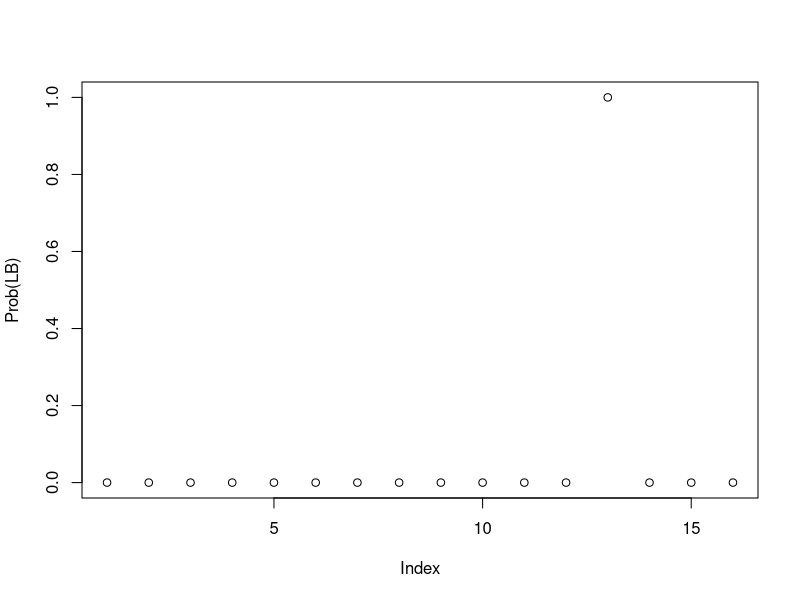
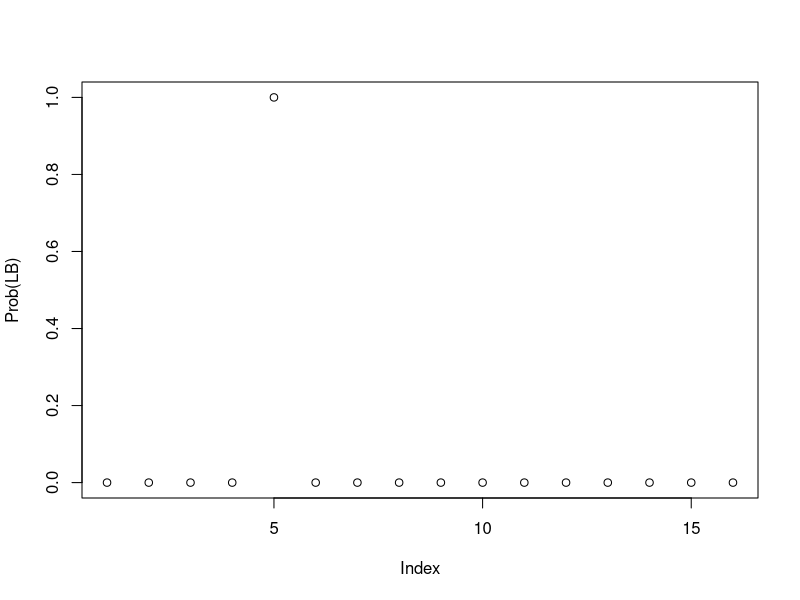
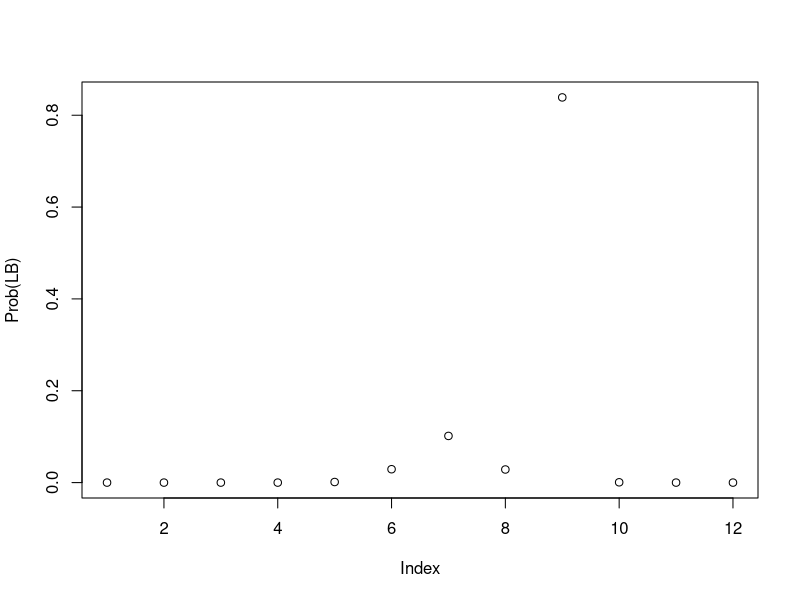
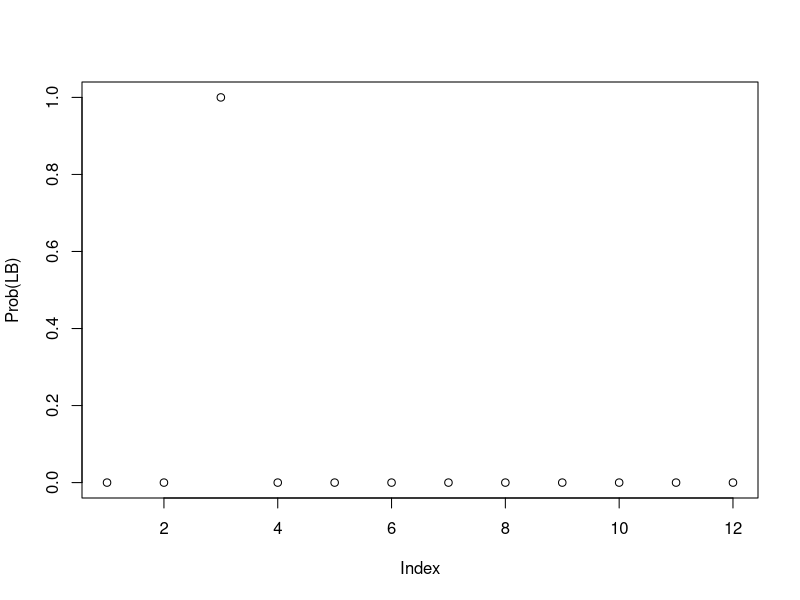
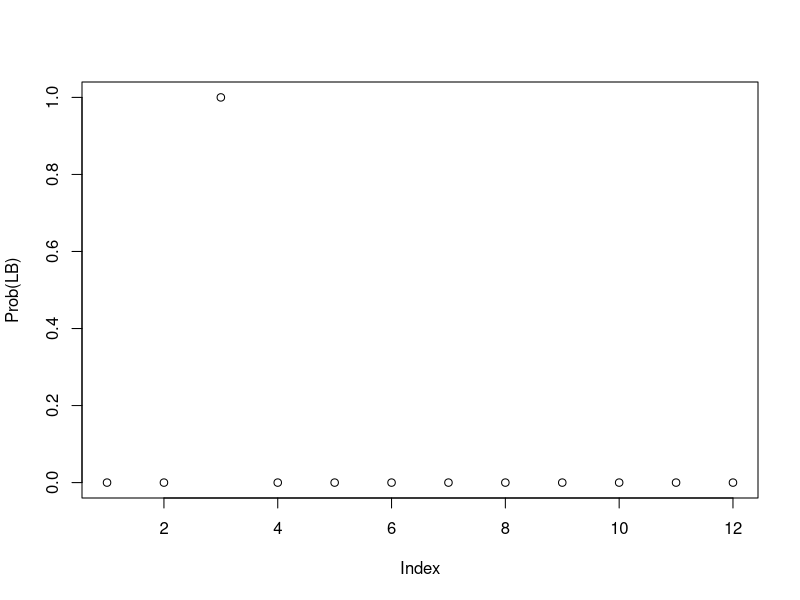

These figures' R source, in order:
# Posterior dist P(K|Y)

# Function
Prob <- function(LB){
   Prob = LB - mean(LB)
   Prob = exp(Prob)
   Prob = Prob / sum(Prob)
   return(Prob)
}

#Blog : 
#* sans covariable :  res$criterion_best
LB = c(-5062.166, -4668.137, -4430.175, -4174.351, -4046.210, -3934.743, -3777.563, -3708.774, -3661.853, -3625.978, -3603.810, -3599.215, -3583.430, -3596.835, -3618.848, -3621.867)
Prob(LB); plot(Prob(LB))
# * avec 1 covariable (même parti politique ou pas) :  
LB = c(-3920.037, -3797.661, -3531.063, -3529.182, -3435.559, -3479.923, -3526.242, -3541.893, -3578.929, -3546.849, -3505.651, -3510.716, -3533.796, -3532.282, -3526.279, -3546.953)
Prob(LB); plot(Prob(LB))

# Tree : 
# * sans covariable : 
LB = c(-757.6973, -573.7880, -562.1126, -500.2720, -463.4279, -460.3010, -459.0511, -460.3215, -456.9404, -464.1103, -472.0755, -471.6916)
Prob(LB); plot(Prob(LB))
# * avec les 3 covariables : 
LB = c(-808.1909, -534.1660, -454.3460, -491.0145, -472.9987, -477.4055, -486.0183, -488.8998, -480.7952, -497.4202, -503.6090, -506.7200)
Prob(LB); plot(Prob(LB))

Prob <- function(LB){
   Prob = LB - mean(LB)
   Prob = exp(Prob)
   Prob = Prob / sum(Prob)
   return(Prob)
}
plot(Prob(LB))
